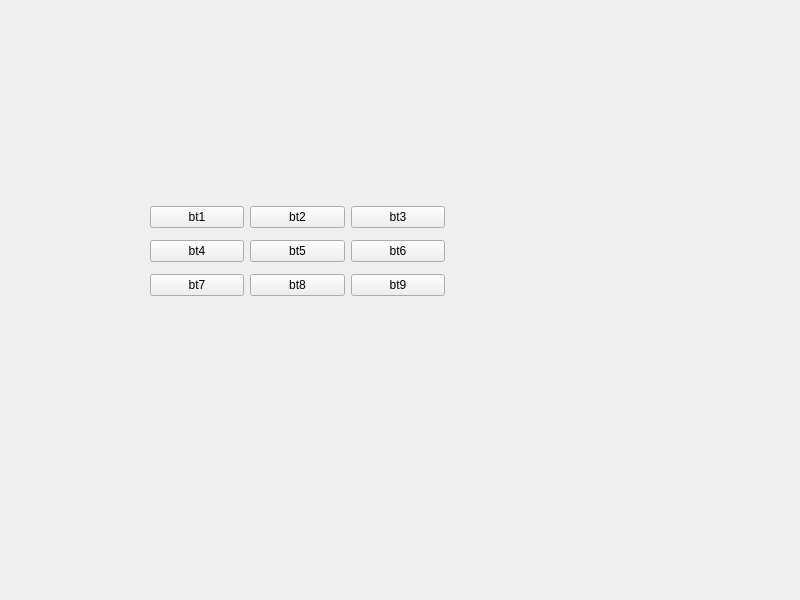
<?xml version="1.0" encoding="UTF-8"?>
<ui version="4.0">
 <class>Widget</class>
 <widget class="QWidget" name="Widget">
  <property name="geometry">
   <rect>
    <x>0</x>
    <y>0</y>
    <width>800</width>
    <height>600</height>
   </rect>
  </property>
  <property name="windowTitle">
   <string>Widget</string>
  </property>
  <widget class="QWidget" name="">
   <property name="geometry">
    <rect>
     <x>150</x>
     <y>200</y>
     <width>295</width>
     <height>103</height>
    </rect>
   </property>
   <layout class="QGridLayout" name="gridLayout">
    <item row="0" column="0">
     <widget class="QPushButton" name="b1">
      <property name="text">
       <string>bt1</string>
      </property>
     </widget>
    </item>
    <item row="0" column="1">
     <widget class="QPushButton" name="b2">
      <property name="text">
       <string>bt2</string>
      </property>
     </widget>
    </item>
    <item row="0" column="2">
     <widget class="QPushButton" name="b3">
      <property name="text">
       <string>bt3</string>
      </property>
     </widget>
    </item>
    <item row="1" column="0">
     <widget class="QPushButton" name="b4">
      <property name="text">
       <string>bt4</string>
      </property>
     </widget>
    </item>
    <item row="1" column="1">
     <widget class="QPushButton" name="b5">
      <property name="text">
       <string>bt5</string>
      </property>
     </widget>
    </item>
    <item row="1" column="2">
     <widget class="QPushButton" name="b6">
      <property name="text">
       <string>bt6</string>
      </property>
     </widget>
    </item>
    <item row="2" column="0">
     <widget class="QPushButton" name="b7">
      <property name="text">
       <string>bt7</string>
      </property>
     </widget>
    </item>
    <item row="2" column="1">
     <widget class="QPushButton" name="b8">
      <property name="text">
       <string>bt8</string>
      </property>
     </widget>
    </item>
    <item row="2" column="2">
     <widget class="QPushButton" name="b9">
      <property name="text">
       <string>bt9</string>
      </property>
     </widget>
    </item>
   </layout>
  </widget>
 </widget>
 <resources/>
 <connections/>
</ui>
